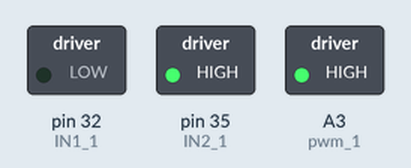
A sketch run on a simulated Arduino Mega 2560, built with avr-gcc and run on an emulated ATmega2560. On the bench: switched loads named in the sketch (green lamp = pin HIGH).

Above: at 0.1 s.
Timing chart, 0 to 1.6 s (numbered marks = the images above):
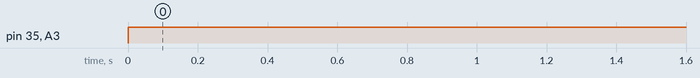

Measured:
- by itself, pin 35 (IN2_1), A3 (pwm_1): LOW → HIGH at 0.00 s

The sketch:

Lead_Screw_Motor.ino
```cpp
int IN1_1 = 32; // Roller Inner Motor 1
int IN2_1 = 35;
int pwm_1 = A3;
void setup() {
  // put your setup code here, to run once:
  pinMode(IN1_1, OUTPUT);
  pinMode(IN2_1, OUTPUT);
  pinMode(pwm_1, OUTPUT);
}

void loop() {
  // put your main code here, to run repeatedly:
  digitalWrite(IN1_1, LOW);
  digitalWrite(IN2_1, HIGH);
  analogWrite(pwm_1, 255);
}
```
